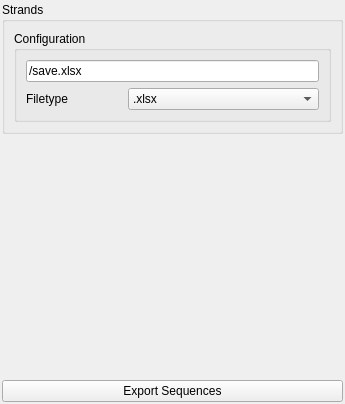
<?xml version="1.0" encoding="UTF-8"?>
<ui version="4.0">
 <class>Form</class>
 <widget class="QWidget" name="Form">
  <property name="geometry">
   <rect>
    <x>0</x>
    <y>0</y>
    <width>345</width>
    <height>404</height>
   </rect>
  </property>
  <property name="windowTitle">
   <string>Form</string>
  </property>
  <layout class="QGridLayout" name="gridLayout">
   <property name="leftMargin">
    <number>2</number>
   </property>
   <property name="topMargin">
    <number>2</number>
   </property>
   <property name="rightMargin">
    <number>2</number>
   </property>
   <property name="bottomMargin">
    <number>2</number>
   </property>
   <item row="1" column="0">
    <widget class="QGroupBox" name="strands_group_box">
     <property name="maximumSize">
      <size>
       <width>16777215</width>
       <height>16777215</height>
      </size>
     </property>
     <property name="title">
      <string>Strands</string>
     </property>
     <layout class="QVBoxLayout" name="verticalLayout_2">
      <item>
       <widget class="QGroupBox" name="groupBox">
        <property name="title">
         <string>Configuration</string>
        </property>
        <layout class="QGridLayout" name="gridLayout_2">
         <item row="1" column="0">
          <layout class="QGridLayout" name="gridLayout_3">
           <item row="1" column="0">
            <widget class="QLabel" name="label_2">
             <property name="text">
              <string>Filetype</string>
             </property>
            </widget>
           </item>
           <item row="1" column="1" colspan="2">
            <widget class="QComboBox" name="filetype">
             <property name="statusTip">
              <string>The type of file to export as</string>
             </property>
             <item>
              <property name="text">
               <string>.xlsx</string>
              </property>
             </item>
            </widget>
           </item>
           <item row="0" column="0" colspan="3">
            <widget class="QLineEdit" name="filepath">
             <property name="statusTip">
              <string>The location to save the export file to</string>
             </property>
             <property name="styleSheet">
              <string notr="true"/>
             </property>
             <property name="text">
              <string>/save.xlsx</string>
             </property>
             <property name="readOnly">
              <bool>true</bool>
             </property>
             <property name="clearButtonEnabled">
              <bool>false</bool>
             </property>
            </widget>
           </item>
          </layout>
         </item>
        </layout>
       </widget>
      </item>
     </layout>
    </widget>
   </item>
   <item row="3" column="0">
    <widget class="QPushButton" name="export_sequences">
     <property name="text">
      <string>Export Sequences</string>
     </property>
    </widget>
   </item>
   <item row="2" column="0">
    <spacer name="verticalSpacer">
     <property name="orientation">
      <enum>Qt::Vertical</enum>
     </property>
     <property name="sizeHint" stdset="0">
      <size>
       <width>20</width>
       <height>40</height>
      </size>
     </property>
    </spacer>
   </item>
  </layout>
 </widget>
 <resources/>
 <connections/>
</ui>
